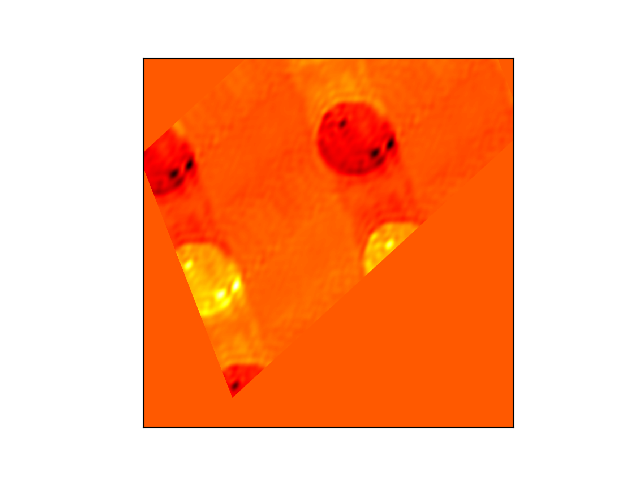
#> input picture t.png, 640 x 480 px
$ python 2monochrome.py   (older library calls are emulated)
#> lines starting #> are read from the running program, lines starting #| are printed output that depends on the picture
from PIL import Image,ImageDraw,ImageOps
import random
import numpy as np
import png

from scipy.misc import imsave
import matplotlib.pyplot as mpl

image_file = Image.open("t.png")
#> image_file is the input picture: PIL image 640x480 RGBA; mean R, G, B, A 253.1, 179.4, 141.1, 255
image = image_file.convert('L') # получение монохромного изображения
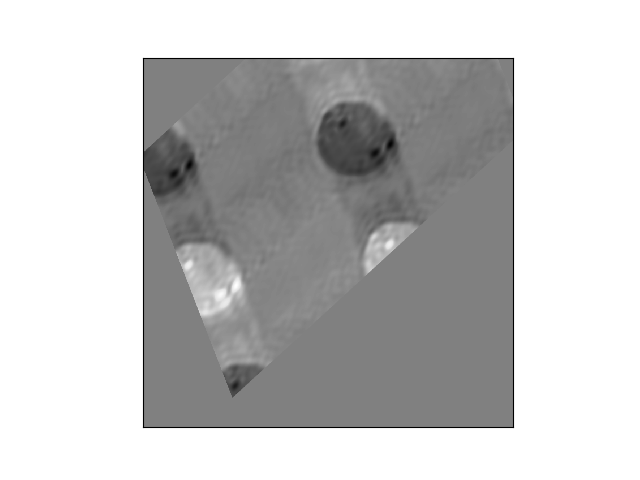
#> image: PIL image 640x480 L; min 0, max 255, mean 197
#image = image_file.convert('1') # convert image to black and white

#обрезать и сохранить изображение
border = (143, 58, 126, 52) # left, up, right, bottom
cpop_image=ImageOps.crop(image, border)
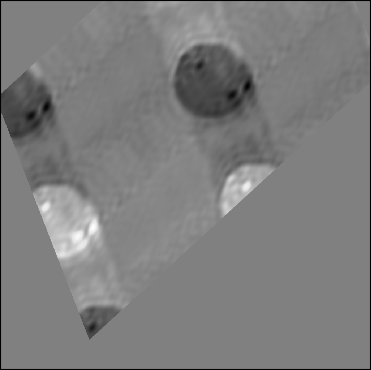
#> cpop_image: PIL image 371x370 L; min 0, max 255, mean 125.3
cpop_image.save("res.png", "PNG")

#загрузить значение пикселей иображения
#> (the run stopped early here; a loop or call above may not have finished)
